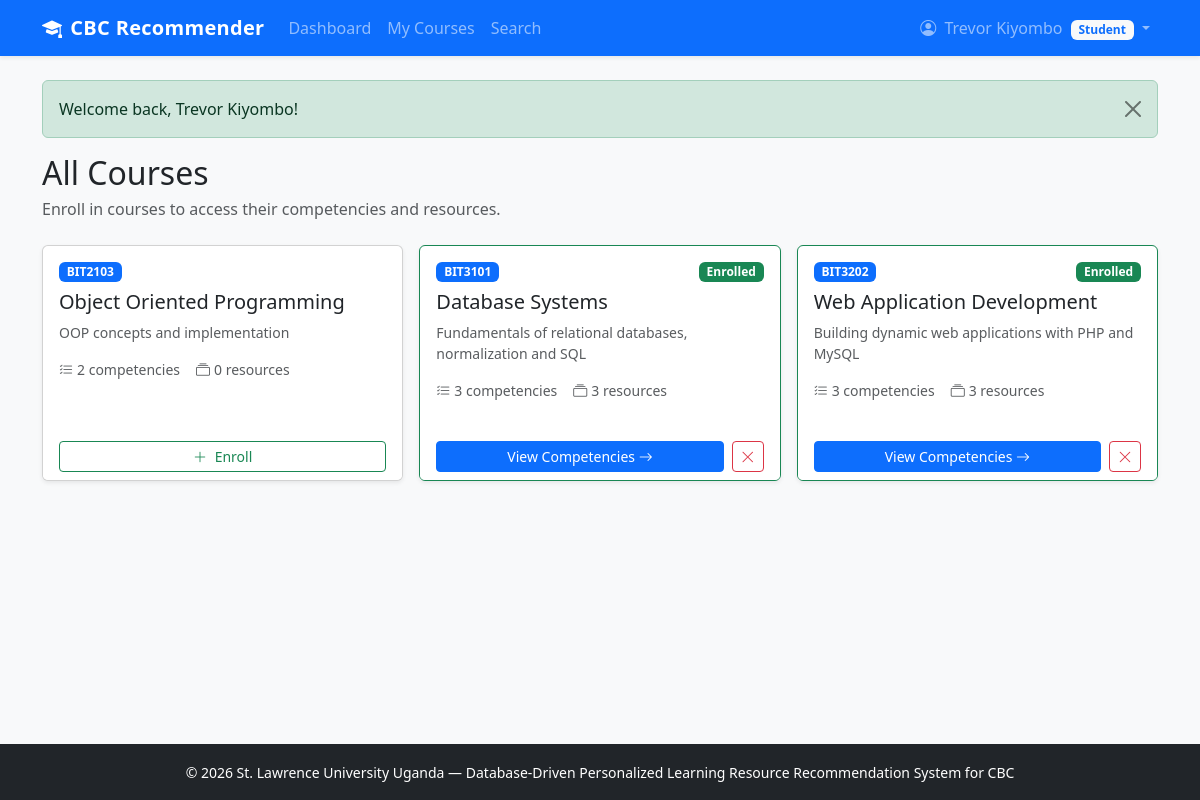
The app's page /student/courses.php (signed in) with its own data.
### tables this page shows
CREATE TABLE courses (
    course_id INT PRIMARY KEY AUTO_INCREMENT,
    course_code VARCHAR(20) UNIQUE NOT NULL,
    course_name VARCHAR(150) NOT NULL,
    description TEXT,
    created_at TIMESTAMP DEFAULT CURRENT_TIMESTAMP
);

### includes/functions.php (called while the page is built, shortened)
<?php
function e(?string $value): string
{
    return htmlspecialchars($value ?? '', ENT_QUOTES, 'UTF-8');
}

### student/courses.php (the view, shortened to what this page needs)
<?php
$pdo = getPDO();
$user_id = $_SESSION['user_id'];
$stmt = $pdo->prepare('SELECT course_id FROM enrollments WHERE user_id = ?');
$stmt->execute([$user_id]);
$enrolled_ids = array_column($stmt->fetchAll(), 'course_id');
$courses = $pdo->query('SELECT course_id, course_code, course_name, description FROM courses ORDER BY course_code')->fetchAll();
$resource_counts = $pdo->query('
    SELECT c.course_id, COUNT(r.resource_id) AS res_count
    FROM courses c
    LEFT JOIN competencies comp ON comp.course_id = c.course_id
    LEFT JOIN resources r ON r.competency_id = comp.competency_id
    GROUP BY c.course_id
')->fetchAll(PDO::FETCH_KEY_PAIR);
$comp_counts = $pdo->query('
    SELECT course_id, COUNT(*) AS comp_count
    FROM competencies
    GROUP BY course_id
')->fetchAll(PDO::FETCH_KEY_PAIR);
require_once __DIR__ . '/../includes/header.php';
?>
<h2 class="mb-1">All Courses</h2>
<p class="text-muted mb-4">Enroll in courses to access their competencies and resources.</p>
<?php if (empty($courses)): ?>
    <div class="alert alert-info">No courses available yet.</div>
<?php else: ?>
    <div class="row g-3">
        <?php foreach ($courses as $course): ?>
            <?php $is_enrolled = in_array($course['course_id'], $enrolled_ids); ?>
            <div class="col-md-6 col-lg-4">
                <div class="card h-100 shadow-sm <?= $is_enrolled ? 'border-success' : '' ?>">
                    <div class="card-body">
                        <div class="d-flex justify-content-between align-items-start mb-2">
                            <span class="badge bg-primary"><?= e($course['course_code']) ?></span>
                            <?php if ($is_enrolled): ?>
                                <span class="badge bg-success">Enrolled</span>
                            <?php endif; ?>
                        </div>
                        <h5 class="card-title"><?= e($course['course_name']) ?></h5>
                        <p class="card-text text-muted small">
                            <?= e(mb_strimwidth($course['description'] ?? '', 0, 100, '...')) ?>
                        </p>
                        <div class="d-flex gap-3 text-muted small mb-3">
                            <span><i class="bi bi-list-check me-1"></i><?= (int)($comp_counts[$course['course_id']] ?? 0) ?> competencies</span>
                            <span><i class="bi bi-collection me-1"></i><?= (int)($resource_counts[$course['course_id']] ?? 0) ?> resources</span>
                        </div>
                    </div>
                    <div class="card-footer bg-white border-0 d-flex gap-2">
                        <?php if ($is_enrolled): ?>
                            <a href="competencies.php?course_id=<?= (int)$course['course_id'] ?>"
                               class="btn btn-primary btn-sm flex-fill">
                                View Competencies <i class="bi bi-arrow-right"></i>
                            </a>
                            <form method="POST">
                                <button type="submit" class="btn btn-outline-danger btn-sm"
                                        onclick="return confirm('Unenroll from this course?')">
                                    <i class="bi bi-x-lg"></i>
                                </button>
                            </form>
                        <?php else: ?>
                            <form method="POST" class="w-100">
                                <button type="submit" class="btn btn-outline-success btn-sm w-100">
                                    <i class="bi bi-plus-lg me-1"></i> Enroll
                                </button>
                            </form>
                        <?php endif; ?>
                    </div>
                </div>
            </div>
        <?php endforeach; ?>
    </div>
<?php endif; ?>
<?php require_once __DIR__ . '/../includes/footer.php'; ?>

### assets/css/style.css (style rules this page uses)
body { min-height: 100vh; display: flex; flex-direction: column; }

### records on screen
courses: course_code "BIT2103", course_name "Object Oriented Programming", description "OOP concepts and implementation", course_id "2", course_id "0"
courses: course_code "BIT3101", shows "Enrolled", course_name "Database Systems", description "Fundamentals of relational databases, normalization and SQL", course_id "3"
courses: course_code "BIT3202", shows "Enrolled", course_name "Web Application Development", description "Building dynamic web applications with PHP and MySQL", course_id "3"

### other values on screen
$_SESSION['full_name'] "Trevor Kiyombo"
current_role() "Student"
$flash['message'] "Welcome back, Trevor Kiyombo!"
